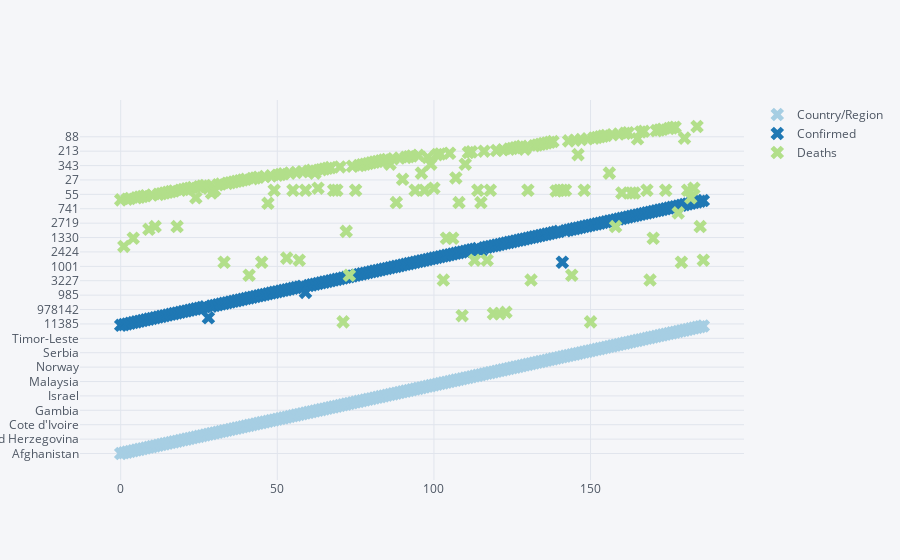

The notebook cell this image was saved under:
### Code cell
main(plot_type)

### Figure 1 — Plotly figure (JSON) as saved in the notebook; plotly's stock layout.template omitted (floating-point values rounded to 4 significant figures; data arrays with more than 128 entries replaced by an {"elided": "..."} marker saying what was removed)
{"data": [{"line": {"color": "rgba(166, 206, 227, 1.0)", "dash": "solid", "shape": "linear", "width": 1.3}, "marker": {"size": 12, "symbol": "x"}, "mode": "markers", "name": "Country/Region", "text": "", "type": "scatter", "uid": "2ab6a0ac-294c-49cd-a771-ffb8586c0e84", "x": {"elided": "187 int values"}, "y": {"elided": "187 str values"}}, {"line": {"color": "rgba(31, 120, 180, 1.0)", "dash": "solid", "shape": "linear", "width": 1.3}, "marker": {"size": 12, "symbol": "x"}, "mode": "markers", "name": "Confirmed", "text": "", "type": "scatter", "uid": "8db7456d-c119-4d49-8539-4ae953274070", "x": {"elided": "187 int values"}, "y": {"elided": "187 int values"}}, {"line": {"color": "rgba(178, 223, 138, 1.0)", "dash": "solid", "shape": "linear", "width": 1.3}, "marker": {"size": 12, "symbol": "x"}, "mode": "markers", "name": "Deaths", "text": "", "type": "scatter", "uid": "230a2630-a871-456d-81cd-45d34338a600", "x": {"elided": "187 int values"}, "y": {"elided": "187 int values"}}], "layout": {"legend": {"bgcolor": "#F5F6F9", "font": {"color": "#4D5663"}}, "paper_bgcolor": "#F5F6F9", "plot_bgcolor": "#F5F6F9", "title": {"font": {"color": "#4D5663"}}, "xaxis": {"gridcolor": "#E1E5ED", "showgrid": true, "tickfont": {"color": "#4D5663"}, "title": {"font": {"color": "#4D5663"}, "text": ""}, "zerolinecolor": "#E1E5ED"}, "yaxis": {"gridcolor": "#E1E5ED", "showgrid": true, "tickfont": {"color": "#4D5663"}, "title": {"font": {"color": "#4D5663"}, "text": ""}, "zerolinecolor": "#E1E5ED"}}}
